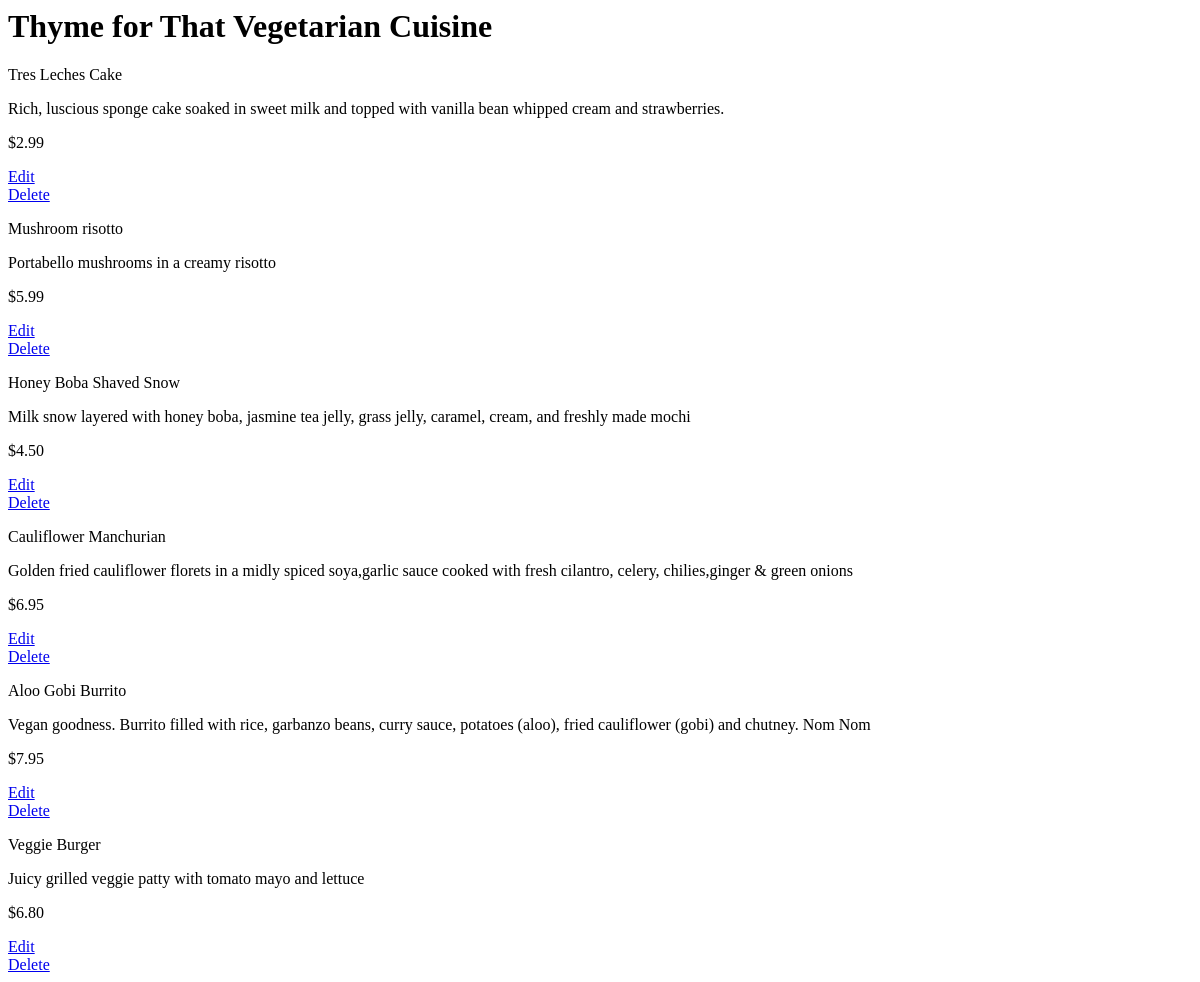
Before: /restaurants/5/ with the older database file.
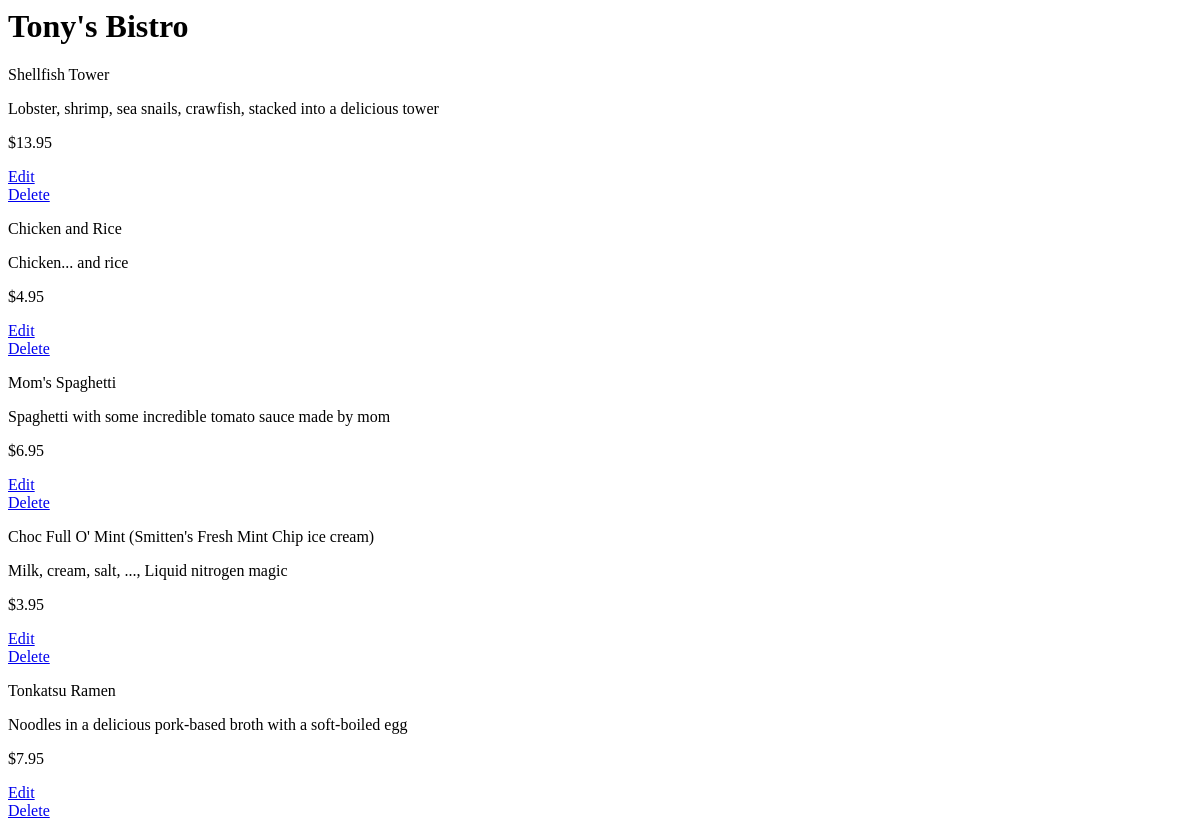
After: the same page with the newer database file.
### database_setup.py (models this page shows)
class Restaurant(Base):
	__tablename__ = 'restaurant'
	name = Column(String(80), nullable=False)
	id = Column(Integer, primary_key = True)

class MenuItem(Base):
	__tablename__ = 'menu_item'
	name = Column(String(80), nullable=False)
	id = Column(Integer, primary_key = True)
	course = Column(String(250))
	description = Column(String(250))
	price = Column(String(8))
	restaurant_id = Column(Integer, ForeignKey('restaurant.id'))
	restaurant = relationship(Restaurant)

### project.py (the view)
@app.route('/restaurants/<int:restaurant_id>/')
def restaurantMenu(restaurant_id):
	restaurant = session.query(Restaurant).filter_by(id = restaurant_id).one()
	items = session.query(MenuItem).filter_by(restaurant_id = restaurant_id)
	return render_template('menu.html', restaurant = restaurant, items = items)

### templates/menu.html (shortened to what this page needs)
<html>
	<body>
		<h1>{{restaurant.name}}</h1>
		{% for i in items %}
			<div>
				<p>{{i.name}}</p>
				<p>{{i.description}}</p>
				<p> {{i.price}} </p>
				<a href='{{url_for('editMenuItem', restaurant_id = restaurant.id, menu_id = i.id) }}'>Edit</a>
				<a href = '{{url_for('deleteMenuItem', restaurant_id = restaurant.id, menu_id = i.id ) }}'>Delete</a>
			</div>
		{% endfor %}
	</body>
</html>

Changed rows visible on the page:
no longer on this page (row edited): MenuItem: name "Tres Leches Cake", description "Rich, luscious sponge cake soaked in sweet milk and topped with vanilla bean whipped cream and strawberries.", price "$2.99"
no longer on this page (row edited): MenuItem: name "Mushroom risotto", description "Portabello mushrooms in a creamy risotto", price "$5.99"
no longer on this page (row edited): MenuItem: name "Honey Boba Shaved Snow", description "Milk snow layered with honey boba, jasmine tea jelly, grass jelly, caramel, cream, and freshly made mochi", price "$4.50"
no longer on this page (row edited): MenuItem: name "Cauliflower Manchurian", description "Golden fried cauliflower florets in a midly spiced soya,garlic sauce cooked with fresh cilantro, celery, chilies,ginger & green onions", price "$6.95"
no longer on this page (row edited): MenuItem: name "Aloo Gobi Burrito", description "Vegan goodness. Burrito filled with rice, garbanzo beans, curry sauce, potatoes (aloo), fried cauliflower (gobi) and chutney. Nom Nom", price "$7.95"
no longer on this page (row edited): MenuItem: name "Veggie Burger", description "Juicy grilled veggie patty with tomato mayo and lettuce", price "$6.80"
changed Restaurant: name "Thyme for That Vegetarian Cuisine" → "Tony's Bistro"
now on this page (row edited): MenuItem: name "Shellfish Tower", description "Lobster, shrimp, sea snails, crawfish, stacked into a delicious tower", price "$13.95"
now on this page (row edited): MenuItem: name "Chicken and Rice", description "Chicken... and rice", price "$4.95"
now on this page (row edited): MenuItem: name "Mom's Spaghetti", description "Spaghetti with some incredible tomato sauce made by mom", price "$6.95"
now on this page (row edited): MenuItem: name "Choc Full O' Mint (Smitten's Fresh Mint Chip ice cream)", description "Milk, cream, salt, ..., Liquid nitrogen magic", price "$3.95"
now on this page (row edited): MenuItem: name "Tonkatsu Ramen", description "Noodles in a delicious pork-based broth with a soft-boiled egg", price "$7.95"
